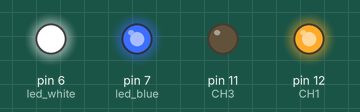
A sketch run on a simulated Arduino Uno, built with avr-gcc and run on an emulated ATmega328P. Shown: output pins drawn as LEDs (lit = HIGH).

Above: at 2.5 s.
At 4.5 s:
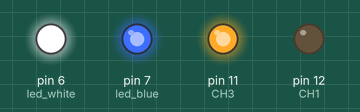
At 5.5 s:
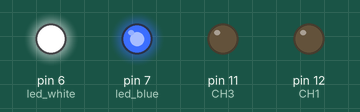
Timing chart, 0 to 7.2 s (numbered marks = the images above):
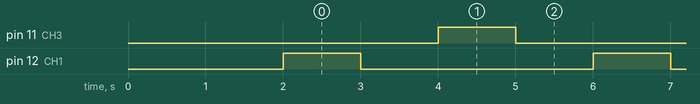

Measured:
- by itself, pin 11 (CH3), pin 12 (CH1): alternates HIGH for 1.0 s and LOW for 3.0 s
- by itself, everything shown: repeats every 4.0 s, in 4 steps

The sketch:

relay_module.ino
```cpp
#define CH1 12
#define CH3 11
#define led_blue 7
#define led_white 6

 void setup(){
   //Setup all the Arduino Pins
   pinMode(CH1, OUTPUT);
   pinMode(CH3, OUTPUT);
   pinMode(led_blue, OUTPUT);
   pinMode(led_white, OUTPUT);

   //Provide power to both LEDs
   digitalWrite(led_blue, HIGH);
   digitalWrite(led_white, HIGH);

   //Turn OFF any power to the Relay channels
   digitalWrite(CH1,LOW);
   digitalWrite(CH3,LOW);
   delay(2000); //Wait 2 seconds before starting sequence
 }

 void loop(){
   digitalWrite(CH1, HIGH);  //Green LED on, Yellow LED off
   delay(1000);
   digitalWrite(CH1, LOW);   //Yellow LED on, Green LED off
   delay(1000);
   digitalWrite(CH3, HIGH);  //Relay 3 switches to NO
   delay(1000);
   digitalWrite(CH3,LOW);    //Relay 3 switches to NC
   delay(1000);
 }
```
